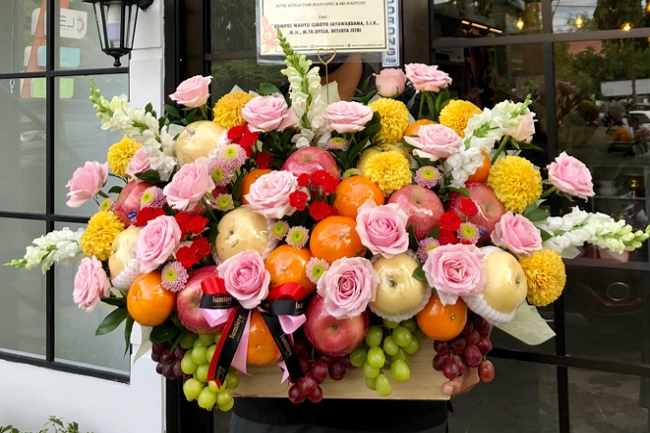
#> input picture zbungan.jpg, 650 x 433 px; its folder holds only this picture in this run
$ python -i train_kematangan.py   (imports and definitions only)
#> lines starting #> are read from the running program, lines starting #| are printed output that depends on the picture
import os
import cv2
import joblib
import numpy as np
from sklearn.neighbors import KNeighborsClassifier
from sklearn.model_selection import train_test_split
from sklearn.metrics import accuracy_score

def extract_color_histogram(image_path):
    """Mengekstrak fitur warna HSV menjadi array angka (Histogram)"""
#> called with image_path = 'zbungan.jpg'
    image = cv2.imread(image_path)
#> image is the input picture: shape (433, 650, 3); mean B, G, R 85.9, 109, 132.7
    if image is None: return None
    image = cv2.resize(image, (100, 100))
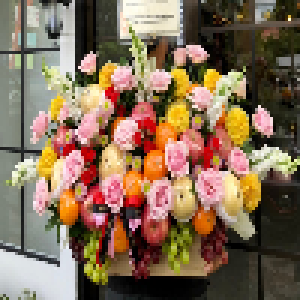
#> image: shape (100, 100, 3) (shown 3 times larger); mean B, G, R 85.7, 108.8, 132.5
    hsv_image = cv2.cvtColor(image, cv2.COLOR_BGR2HSV)
#> hsv_image: shape (100, 100, 3); mean H, S, V 47.7, 103.3, 134.6
    hist = cv2.calcHist([hsv_image], [0, 1, 2], None, [8, 8, 8], [0, 180, 0, 256, 0, 256])
    cv2.normalize(hist, hist)
    return hist.flatten()

# [52 lines left out: function train_and_save_maturity_model, not called in this run]

# [2 lines not run here, left out]

>>> result = extract_color_histogram('zbungan.jpg')
#> result = 512 values, max 0.432 at index 132, min 0 at index 139, mean 0.0183
